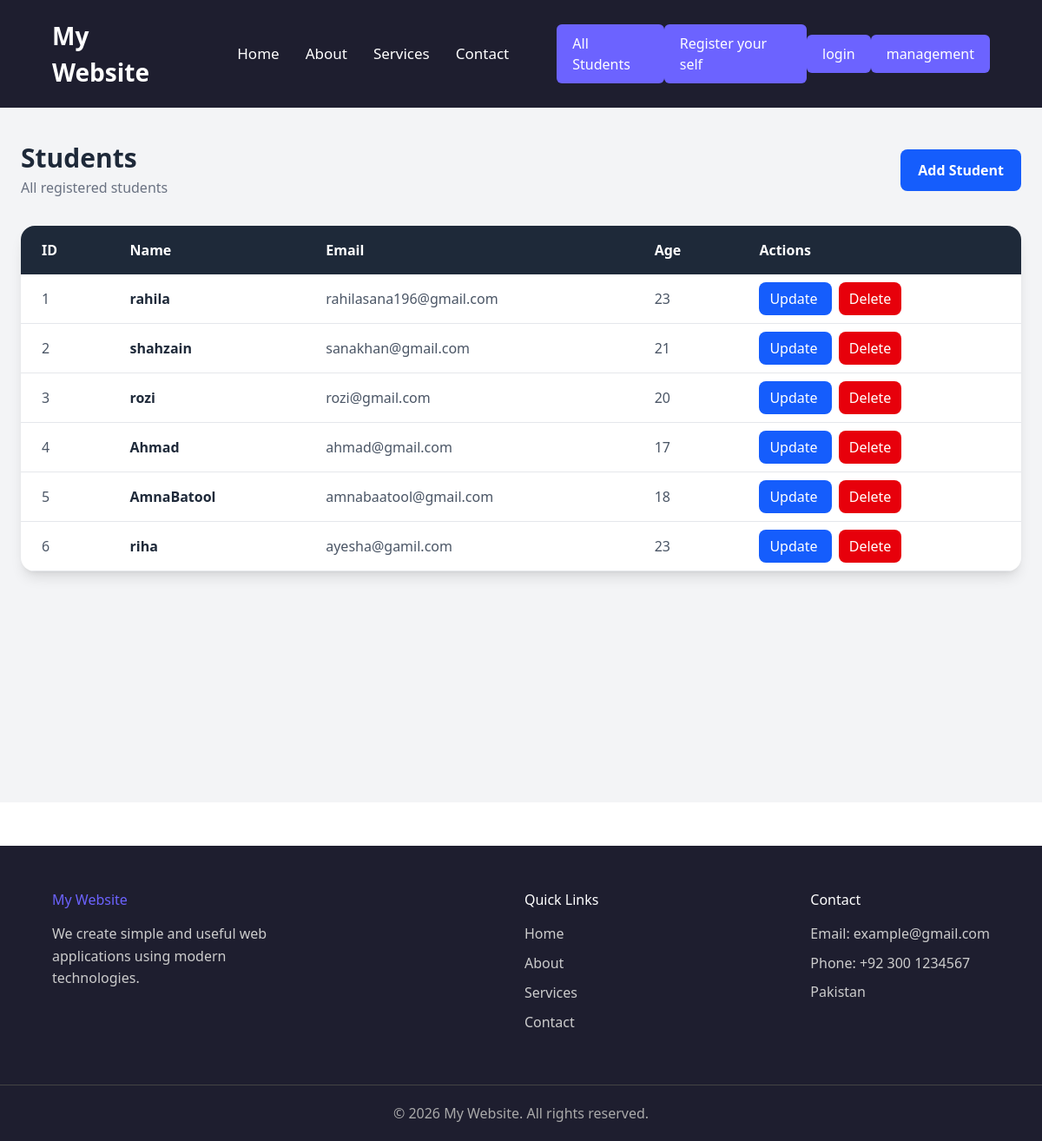
/students/, run on an earlier commit of the app's database.
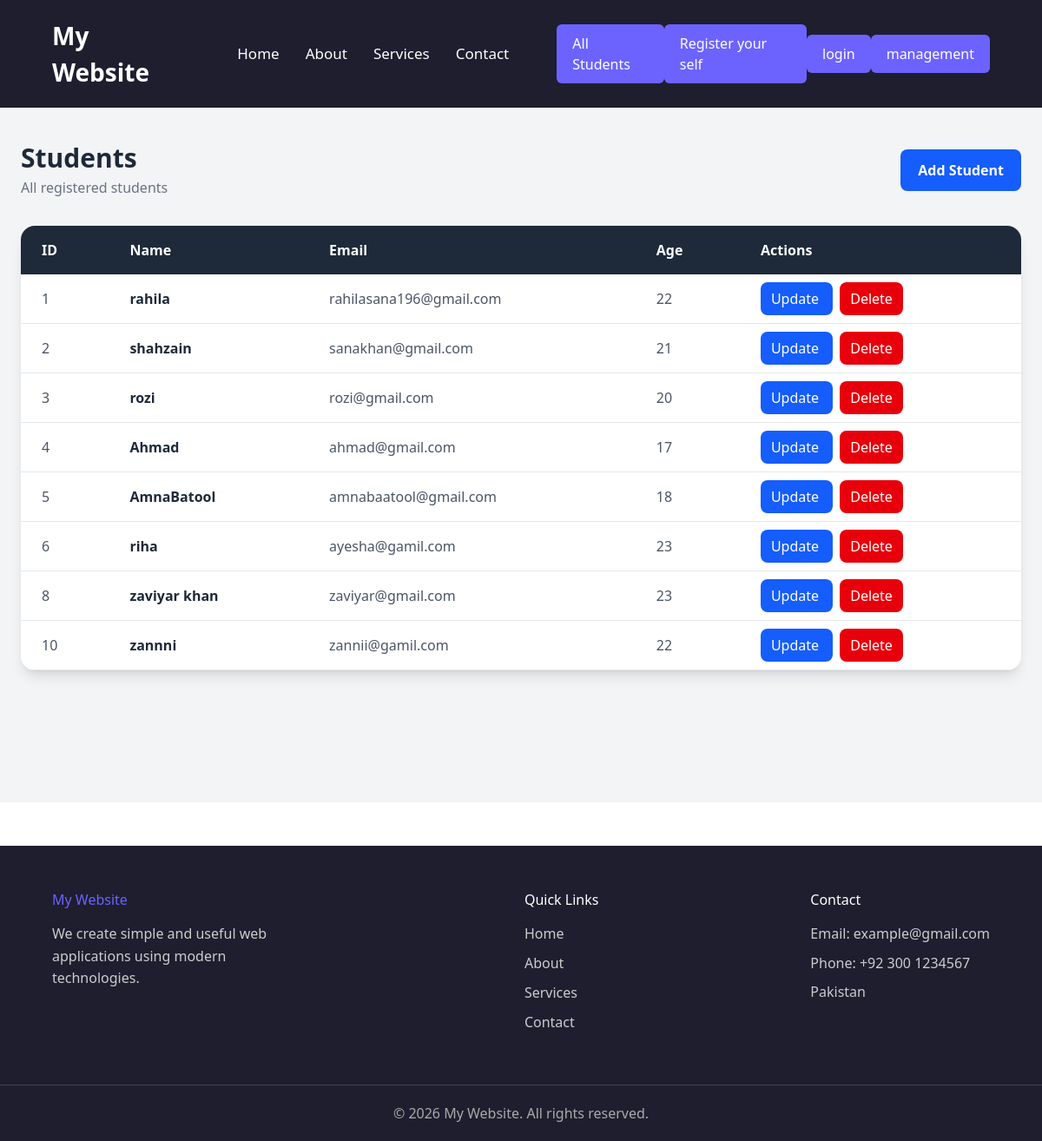
And on a later commit of the database.
### main/models.py (models this page shows, shortened)
class Student(models.Model):
    name = models.CharField(max_length=100)
    email = models.EmailField()
    age = models.IntegerField()

### main/views.py (the view)
# urls.py: path("students/", views.student_search, name="student_search"),
def students(request):
    all_students = Student.objects.all()
    return render(request, "students.html", {
        "students": all_students
    })

### templates/students.html (shortened to what this page needs)
{% extends "base.html" %} {% block content %}
<div class="min-h-screen bg-gray-100 px-4 py-10">
  <div class="max-w-6xl mx-auto">
    <div class="flex items-center justify-between mb-8">
      <div>
        <h1 class="text-3xl font-bold text-gray-800">Students</h1>
        <p class="text-gray-500 mt-1">All registered students</p>
      </div>
      <a
        href="{% url 'add_student' %}"
        class="bg-blue-600 text-white px-5 py-3 rounded-lg font-semibold hover:bg-blue-700 transition"
      >
        Add Student
      </a>
    </div>
    <div class="bg-white rounded-2xl shadow-lg overflow-hidden">
      <table class="w-full">
        <thead class="bg-gray-800 text-white">
          <tr>
            <th class="text-left px-6 py-4">ID</th>
            <th class="text-left px-6 py-4">Name</th>
            <th class="text-left px-6 py-4">Email</th>
            <th class="text-left px-6 py-4">Age</th>
            <th class="text-left px-6 py-4">Actions</th>
          </tr>
        </thead>
        <tbody>
          {% for student in students %}
          <tr class="border-b border-gray-200 hover:bg-gray-50">
            <td class="px-6 py-4 text-gray-600">{{ student.id }}</td>
            <td class="px-6 py-4 font-semibold text-gray-800">
              {{ student.name }}
            </td>
            <td class="px-6 py-4 text-gray-600">{{ student.email }}</td>
            <td class="px-6 py-4 text-gray-600">{{ student.age }}</td>
            <td class="px-6 py-4">
              <a
                href="{% url 'update_student' student.id %}"
                class="bg-blue-600 text-white px-3 py-2 rounded-lg hover:bg-blue-700"
              >
                Update
              </a>
              <a
                href="{% url 'delete_student' student.id %}"
                onclick="return confirm('Are you sure you want to delete this student?');"
                class="bg-red-600 text-white px-3 py-2 rounded-lg hover:bg-red-700 ml-2"
              >
                Delete
              </a>
            </td>
          </tr>
          {% empty %}
          <tr>
            <td colspan="5" class="text-center px-6 py-10 text-gray-500">
              No students found.
            </td>
          </tr>
          {% endfor %}
        </tbody>
      </table>
    </div>
  </div>
</div>
{% endblock %}

What changed in the data, as far as the page shows it:
changed Student "rahila": age "23" → "22"
added Student: id "8", name "zaviyar khan", email "zaviyar@gmail.com", age "23"
added Student: id "10", name "zannni", email "zannii@gamil.com", age "22"
